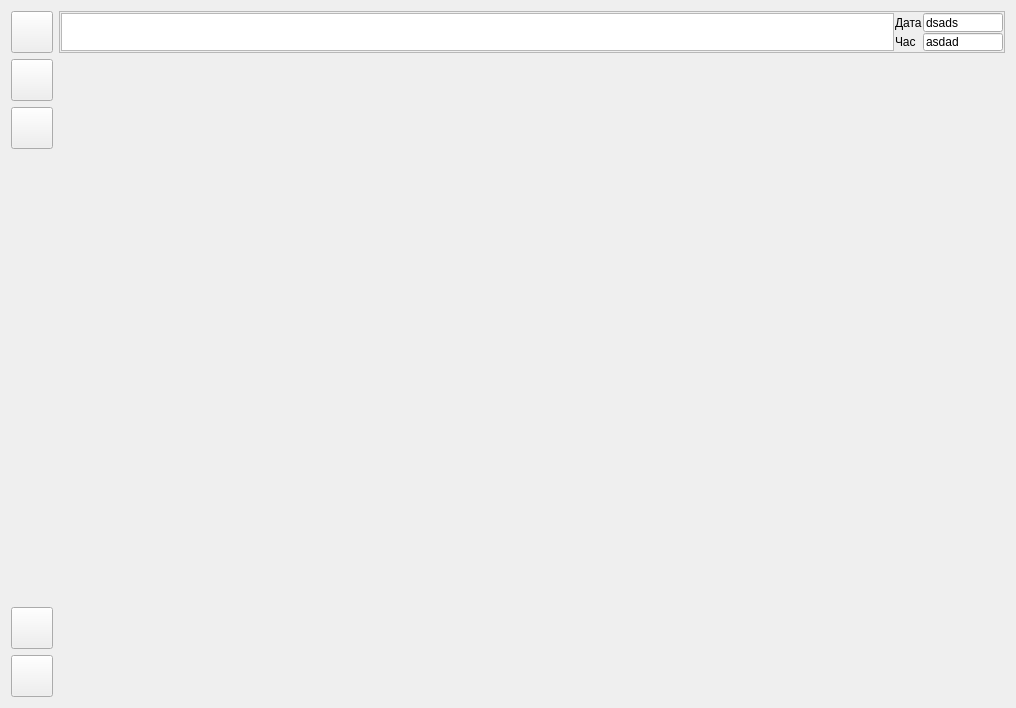
<?xml version="1.0" encoding="UTF-8"?>
<ui version="4.0">
 <class>Form</class>
 <widget class="QWidget" name="Form">
  <property name="geometry">
   <rect>
    <x>0</x>
    <y>0</y>
    <width>1016</width>
    <height>708</height>
   </rect>
  </property>
  <property name="minimumSize">
   <size>
    <width>800</width>
    <height>600</height>
   </size>
  </property>
  <property name="maximumSize">
   <size>
    <width>2560</width>
    <height>2560</height>
   </size>
  </property>
  <property name="windowTitle">
   <string>Scada</string>
  </property>
  <property name="windowIcon">
   <iconset>
    <normaloff>:/butons/pict/logo_32x32.png</normaloff>:/butons/pict/logo_32x32.png</iconset>
  </property>
  <layout class="QGridLayout">
   <item row="0" column="0">
    <widget class="QPushButton" name="Alarm">
     <property name="minimumSize">
      <size>
       <width>42</width>
       <height>42</height>
      </size>
     </property>
     <property name="maximumSize">
      <size>
       <width>42</width>
       <height>42</height>
      </size>
     </property>
     <property name="icon">
      <iconset>
       <normaloff>:/butons/pict/alarm_32x32.png</normaloff>:/butons/pict/alarm_32x32.png</iconset>
     </property>
     <property name="iconSize">
      <size>
       <width>32</width>
       <height>32</height>
      </size>
     </property>
    </widget>
   </item>
   <item row="1" column="0">
    <widget class="QPushButton" name="Trend">
     <property name="minimumSize">
      <size>
       <width>42</width>
       <height>42</height>
      </size>
     </property>
     <property name="maximumSize">
      <size>
       <width>42</width>
       <height>42</height>
      </size>
     </property>
     <property name="icon">
      <iconset>
       <normaloff>:/butons/pict/thrend_32x32.png</normaloff>:/butons/pict/thrend_32x32.png</iconset>
     </property>
     <property name="iconSize">
      <size>
       <width>32</width>
       <height>32</height>
      </size>
     </property>
    </widget>
   </item>
   <item row="4" column="0">
    <widget class="QPushButton" name="About">
     <property name="minimumSize">
      <size>
       <width>42</width>
       <height>42</height>
      </size>
     </property>
     <property name="maximumSize">
      <size>
       <width>42</width>
       <height>42</height>
      </size>
     </property>
     <property name="icon">
      <iconset>
       <normaloff>:/butons/pict/logo_32x32.png</normaloff>:/butons/pict/logo_32x32.png</iconset>
     </property>
     <property name="iconSize">
      <size>
       <width>32</width>
       <height>32</height>
      </size>
     </property>
    </widget>
   </item>
   <item row="5" column="0">
    <widget class="QPushButton" name="Exit">
     <property name="minimumSize">
      <size>
       <width>42</width>
       <height>42</height>
      </size>
     </property>
     <property name="maximumSize">
      <size>
       <width>42</width>
       <height>42</height>
      </size>
     </property>
     <property name="text">
      <string/>
     </property>
     <property name="icon">
      <iconset>
       <normaloff>:/butons/pict/exit_32x32.png</normaloff>:/butons/pict/exit_32x32.png</iconset>
     </property>
     <property name="iconSize">
      <size>
       <width>32</width>
       <height>32</height>
      </size>
     </property>
    </widget>
   </item>
   <item row="3" column="0">
    <spacer>
     <property name="orientation">
      <enum>Qt::Vertical</enum>
     </property>
     <property name="sizeHint" stdset="0">
      <size>
       <width>20</width>
       <height>40</height>
      </size>
     </property>
    </spacer>
   </item>
   <item row="1" column="1" rowspan="5" colspan="3">
    <widget class="QStackedWidget" name="stackedMnemo"/>
   </item>
   <item row="0" column="1" colspan="3">
    <widget class="QFrame" name="frame">
     <property name="minimumSize">
      <size>
       <width>42</width>
       <height>42</height>
      </size>
     </property>
     <property name="maximumSize">
      <size>
       <width>16777215</width>
       <height>42</height>
      </size>
     </property>
     <property name="frameShape">
      <enum>QFrame::StyledPanel</enum>
     </property>
     <property name="frameShadow">
      <enum>QFrame::Raised</enum>
     </property>
     <layout class="QGridLayout">
      <property name="sizeConstraint">
       <enum>QLayout::SetDefaultConstraint</enum>
      </property>
      <property name="margin">
       <number>1</number>
      </property>
      <property name="spacing">
       <number>1</number>
      </property>
      <item row="0" column="0" rowspan="2">
       <widget class="QTextEdit" name="alarmBrowser"/>
      </item>
      <item row="0" column="2">
       <widget class="QLineEdit" name="lineEDate">
        <property name="maximumSize">
         <size>
          <width>80</width>
          <height>16777215</height>
         </size>
        </property>
        <property name="text">
         <string>dsads</string>
        </property>
       </widget>
      </item>
      <item row="1" column="2">
       <widget class="QLineEdit" name="lineETime">
        <property name="sizePolicy">
         <sizepolicy hsizetype="Expanding" vsizetype="Fixed">
          <horstretch>0</horstretch>
          <verstretch>0</verstretch>
         </sizepolicy>
        </property>
        <property name="minimumSize">
         <size>
          <width>0</width>
          <height>0</height>
         </size>
        </property>
        <property name="maximumSize">
         <size>
          <width>80</width>
          <height>30</height>
         </size>
        </property>
        <property name="text">
         <string>asdad</string>
        </property>
       </widget>
      </item>
      <item row="0" column="1">
       <widget class="QLabel" name="label">
        <property name="text">
         <string>Дата</string>
        </property>
       </widget>
      </item>
      <item row="1" column="1">
       <widget class="QLabel" name="label_2">
        <property name="text">
         <string>Час</string>
        </property>
       </widget>
      </item>
     </layout>
    </widget>
   </item>
   <item row="2" column="0">
    <widget class="QPushButton" name="bnParm">
     <property name="sizePolicy">
      <sizepolicy hsizetype="Minimum" vsizetype="Fixed">
       <horstretch>0</horstretch>
       <verstretch>0</verstretch>
      </sizepolicy>
     </property>
     <property name="minimumSize">
      <size>
       <width>42</width>
       <height>42</height>
      </size>
     </property>
     <property name="maximumSize">
      <size>
       <width>42</width>
       <height>42</height>
      </size>
     </property>
     <property name="text">
      <string/>
     </property>
     <property name="icon">
      <iconset>
       <normaloff>:/butons/pict/setup_32x32.png</normaloff>:/butons/pict/setup_32x32.png</iconset>
     </property>
     <property name="iconSize">
      <size>
       <width>32</width>
       <height>32</height>
      </size>
     </property>
    </widget>
   </item>
  </layout>
 </widget>
 <resources>
  <include location="../../lib/picture.qrc"/>
 </resources>
 <connections/>
</ui>
